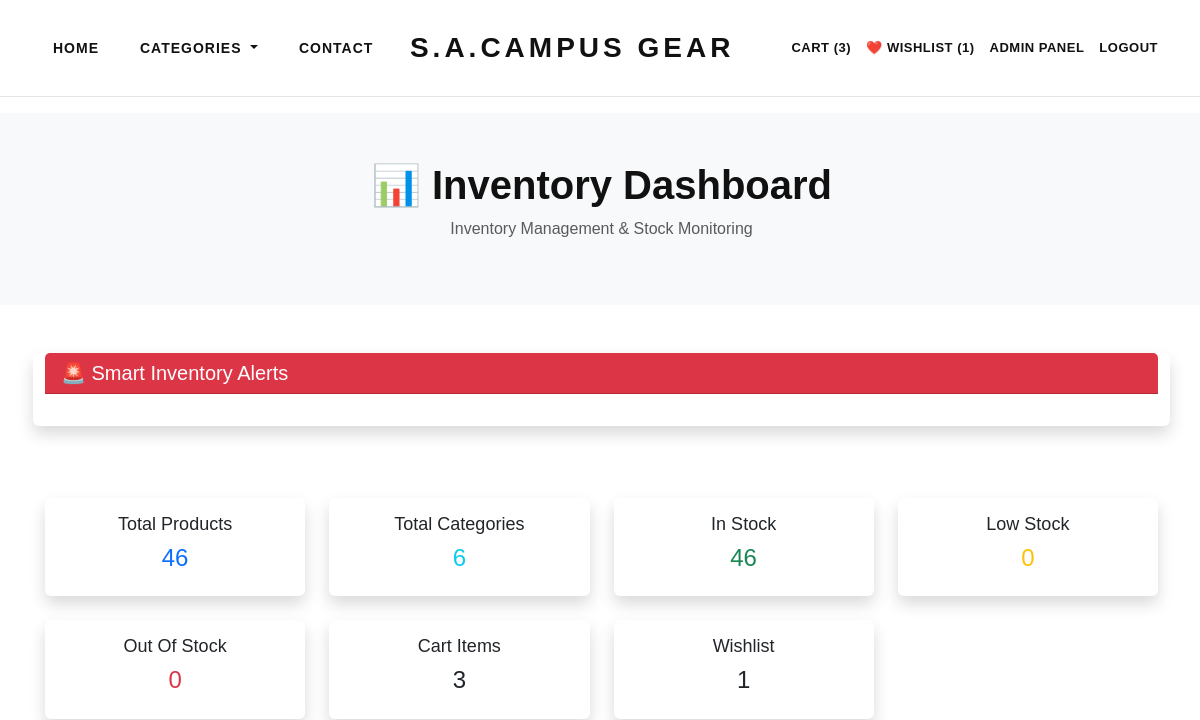
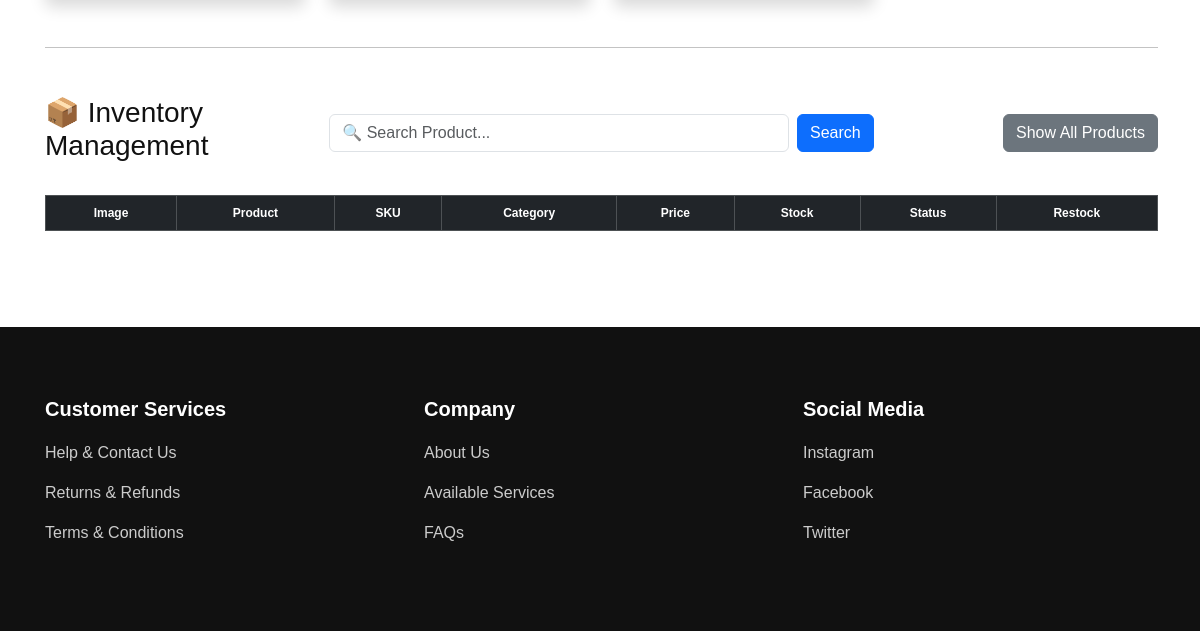
The page /inventory-dashboard/?status=low (signed in) on the database as committed earlier (2 pictures, top to bottom).
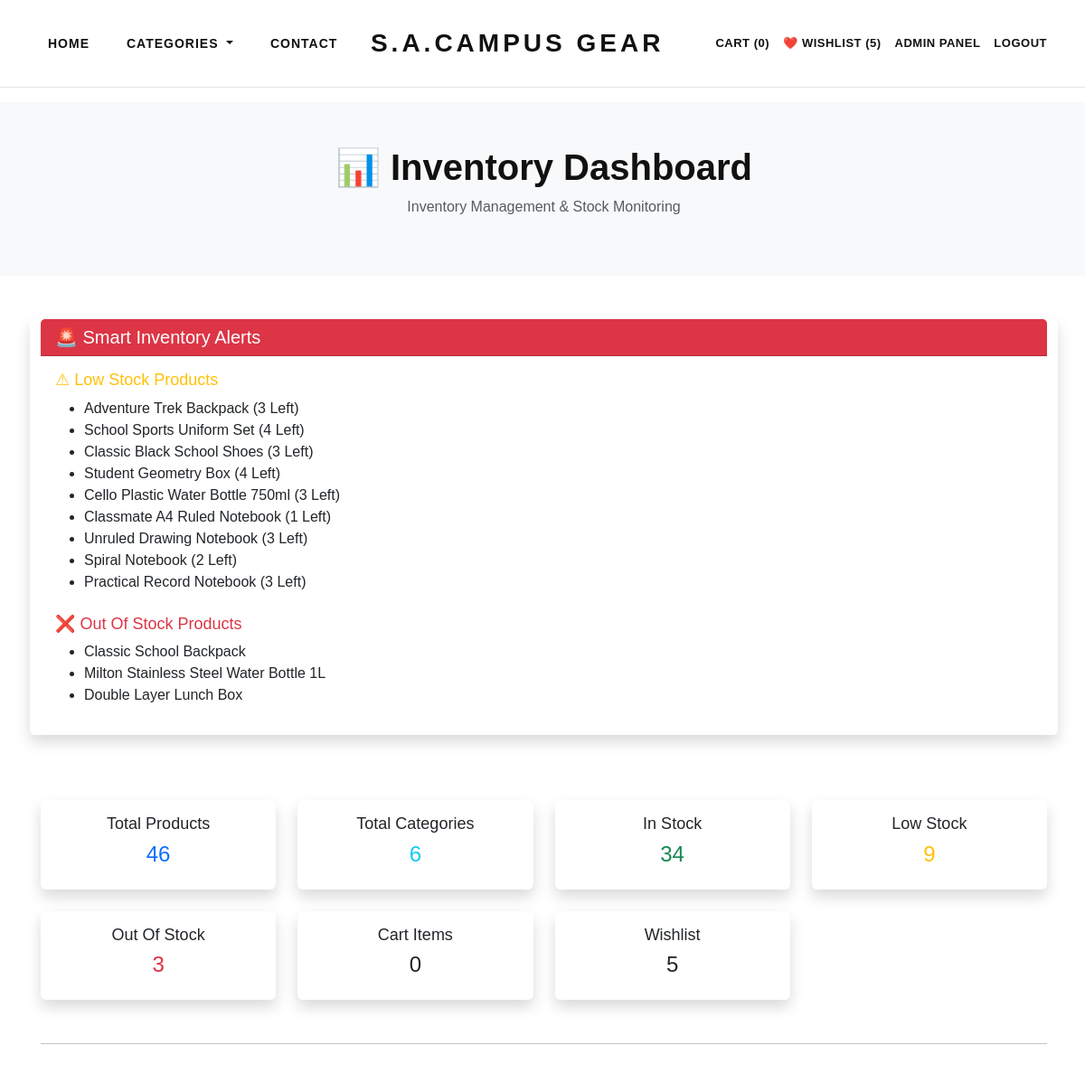
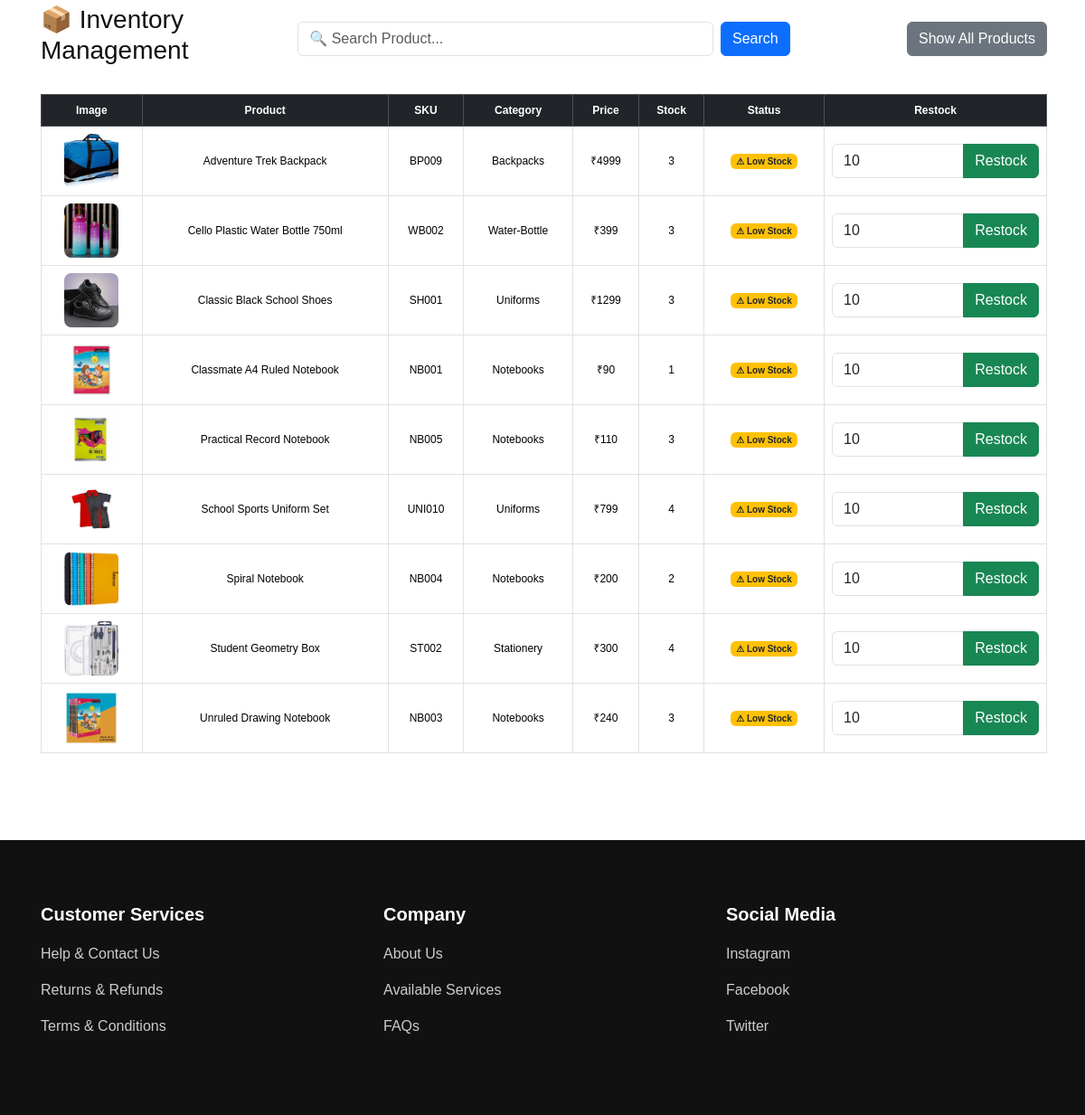
The same page on the database as committed later (2 pictures, top to bottom).
### store/models.py (models this page shows, shortened)
class Product(models.Model):
    product_title = models.CharField(
        max_length=200
    )
    product_slug = models.SlugField(
        max_length=250,
        blank=True
    )
    sku = models.CharField(
        max_length=100,
        unique=True
    )
    short_description = models.TextField()
    detail_description = models.TextField()
    product_image = models.ImageField(
        upload_to='product/'
    )
    price = models.PositiveIntegerField()
    stock_quantity = models.PositiveIntegerField(
        default=10
    )
    sale_count = models.PositiveIntegerField(
    default=0
)
    product_category = models.ForeignKey(
        Category,
        on_delete=models.CASCADE
    )
    is_active = models.BooleanField(
        default=True
    )
    is_featured = models.BooleanField(
        default=False
    )
    created_date = models.DateTimeField(
        auto_now_add=True
    )
    updated_date = models.DateTimeField(
        auto_now=True
    )

class Category(models.Model):
    category_name = models.CharField(
        max_length=100
    )
    slug = models.SlugField(
        max_length=120,
        blank=True
    )
    category_image = models.ImageField(
        upload_to='category/',
        blank=True,
        null=True
    )
    is_active = models.BooleanField(
        default=True
    )

### store/views.py (the view)
@staff_member_required
def inventory_dashboard(request):
    products = Product.objects.all().order_by("product_title")
    search = request.GET.get("search", "").strip()
    if search:
        products = products.filter(
            product_title__icontains=search
    )
    status = request.GET.get("status")
    if status == "stock":
        products = products.filter(stock_quantity__gt=5)
    elif status == "low":
        products = products.filter(
            stock_quantity__gt=0,
            stock_quantity__lte=5
        )
    elif status == "out":
        products = products.filter(stock_quantity=0)
    total_products = Product.objects.count()
    total_categories = Category.objects.count()
    in_stock = Product.objects.filter(stock_quantity__gt=5).count()
    low_stock = Product.objects.filter(
        stock_quantity__gt=0,
        stock_quantity__lte=5
    ).count()
    out_of_stock = Product.objects.filter(stock_quantity=0).count()
    health = (
    (in_stock * 100)
    + (low_stock * 60)
    + (out_of_stock * 20)
)
    total = total_products * 100
    health_percentage = round(health / total)
    top_products = Product.objects.order_by(
    "-sale_count"
    )[:5]
    activities = Activity.objects.all()[:5]
    low_stock_products = Product.objects.filter(
    stock_quantity__gt=0,
    stock_quantity__lte=5
)
    out_stock_products = Product.objects.filter(
        stock_quantity=0
    )
    continue_url = request.session.get("continue_url", "/")
    context = {
        "products": products,
        "total_products": total_products,
        "total_categories": total_categories,
        "in_stock": in_stock,
        "low_stock": low_stock,
        "out_of_stock": out_of_stock,
        "selected_status": status,
        "health_percentage": health_percentage,
        "top_products": top_products,
        "low_stock_products": low_stock_products,
        "out_stock_products": out_stock_products,
        "activities": activities,
        "search": search,
        "cart_count": Cart.objects.count(),
        "wishlist_count": Wishlist.objects.count(),
        "categories": Category.objects.filter(is_active=True)
    }
    return render(
        request,
        "inventory_dashboard.html",
        context
    )

### store/templates/inventory_dashboard.html (shortened to what the changed rows need)
{% extends 'base.html' %}
{% block content %}
<section class="bg-light py-5 mb-5">
    <div class="container text-center">
        <h1 class="fw-bold">
            📊 Inventory Dashboard
        </h1>
    </div>
</section>
<div class="container mb-5">
    <div class="row g-4">
        <div class="card border-0 shadow mb-5">
    <div class="card-body">
        {% if low_stock_products %}
        <h5 class="text-warning">
            ⚠ Low Stock Products
        </h5>
        <ul>
            {% for product in low_stock_products %}
            <li>
                {{ product.product_title }}
                ({{ product.stock_quantity }} Left)
            </li>
            {% endfor %}
        </ul>
        {% endif %}
        {% if out_stock_products %}
        <h5 class="text-danger mt-4">
            ❌ Out Of Stock Products
        </h5>
        <ul>
            {% for product in out_stock_products %}
            <li>
                {{ product.product_title }}
            </li>
            {% endfor %}
        </ul>
        {% endif %}
    </div>
</div>
        <div class="col-lg-3 col-md-6 col-6">
            <div class="card text-center shadow border-0">
                <div class="card-body">
                    <h2 class="text-primary">
                        {{ total_products }}
                    </h2>
                </div>
            </div>
        </div>
        <div class="col-lg-3 col-md-6 col-6">
            <div class="card text-center shadow border-0">
                <div class="card-body">
                    <h2 class="text-info">
                        {{ total_categories }}
                    </h2>
                </div>
            </div>
        </div>
        <div class="col-lg-3 col-md-6 col-6">
    <a href="?status=stock" class="text-decoration-none">
        <div class="card text-center shadow border-0">
            <div class="card-body">
                <h5 class="text-dark">In Stock</h5>
                <h2 class="text-success">
                    {{ in_stock }}
                </h2>
            </div>
        </div>
    </a>
</div>
        <div class="col-lg-3 col-md-6 col-6">
    <a href="?status=low" class="text-decoration-none">
        <div class="card text-center shadow border-0">
            <div class="card-body">
                <h5 class="text-dark">Low Stock</h5>
                <h2 class="text-warning">
                    {{ low_stock }}
                </h2>
            </div>
        </div>
    </a>
</div>
        <div class="col-lg-3 col-md-6 col-6">
    <a href="?status=out" class="text-decoration-none">
        <div class="card text-center shadow border-0">
            <div class="card-body">
                <h5 class="text-dark">Out Of Stock</h5>
                <h2 class="text-danger">
                    {{ out_of_stock }}
                </h2>
            </div>
        </div>
    </a>
</div>
        <div class="col-lg-3 col-md-6 col-6">
            <div class="card text-center shadow border-0">
                <div class="card-body">
                    <h5>Cart Items</h5>
                    <h2>
                        {{ cart_count }}
                    </h2>
                </div>
            </div>
        </div>
        <div class="col-lg-3 col-md-6 col-6">
            <div class="card text-center shadow border-0">
                <div class="card-body">
                    <h5>Wishlist</h5>
                    <h2>
                        {{ wishlist_count }}
                    </h2>
                </div>
            </div>
        </div>
    </div>
<div class="table-responsive">
    <table class="table table-bordered table-hover align-middle text-center">
        <thead class="table-dark">
            <tr>
                <th>Image</th>
                <th>Product</th>
                <th>SKU</th>
                <th>Category</th>
                <th>Price</th>
                <th>Stock</th>
                <th>Status</th>
                <th>Restock</th>
            </tr>
        </thead>
        <tbody>
            {% for product in products %}
            <tr>
                <td>
                    <img src="{{ product.product_image.url }}"
                         width="70"
                         height="70"
                         style="object-fit:cover;border-radius:8px;">
                </td>
                <td>
                    {{ product.product_title }}
                </td>
                <td>
                    {{ product.sku }}
                </td>
                <td>
                    {{ product.product_category.category_name }}
                </td>
                <td>
                    ₹{{ product.price }}
                </td>
                <td>
                    {{ product.stock_quantity }}
                </td>
                <td>
                    {% if product.stock_quantity == 0 %}
                    <span class="badge bg-danger">
                        ❌ Out Of Stock
                    </span>
                    {% elif product.stock_quantity <= 5 %}
                    <span class="badge bg-warning text-dark">
                        ⚠ Low Stock
                    </span>
                    {% else %}
                    <span class="badge bg-success">
                        ✅ In Stock
                    </span>
                    {% endif %}
                </td>
                <td>
                    <form method="POST"
                          action="{% url 'restock_product' product.id %}">
                        <div class="input-group">
                           <input type="number"
                                name="quantity"
                                class="form-control"
                                style="width:80px;"
                                min="1"
                                value="10">
                            <button class="btn btn-success" type="submit">
                                Restock
                            </button>
                        </div>
                    </form>
                </td>
            </tr>
            {% endfor %}
        </tbody>
    </table>
</div>
</div>
{% endblock %}

Rows that differ between the two databases and show on the page:
now on this page (row edited): Product: product_title "Adventure Trek Backpack", stock_quantity "3", product_image (picture), sku "BP009", product_category.category_name "Backpacks", price "4999", shows "⚠ Low Stock"
now on this page (row edited): Product: product_title "School Sports Uniform Set", stock_quantity "4", product_image (picture), sku "UNI010", product_category.category_name "Uniforms", price "799", shows "⚠ Low Stock"
now on this page (row edited): Product: product_title "Classic Black School Shoes", stock_quantity "3", product_image (picture), sku "SH001", product_category.category_name "Uniforms", price "1299", shows "⚠ Low Stock"
now on this page (row edited): Product: product_title "Student Geometry Box", stock_quantity "4", product_image (picture), sku "ST002", product_category.category_name "Stationery", price "300", shows "⚠ Low Stock"
now on this page (row edited): Product: product_title "Cello Plastic Water Bottle 750ml", stock_quantity "3", product_image (picture), sku "WB002", product_category.category_name "Water-Bottle", price "399", shows "⚠ Low Stock"
now on this page (row edited): Product: product_title "Classmate A4 Ruled Notebook", stock_quantity "1", product_image (picture), sku "NB001", product_category.category_name "Notebooks", price "90", shows "⚠ Low Stock"
now on this page (row edited): Product: product_title "Unruled Drawing Notebook", stock_quantity "3", product_image (picture), sku "NB003", product_category.category_name "Notebooks", price "240", shows "⚠ Low Stock"
now on this page (row edited): Product: product_title "Spiral Notebook", stock_quantity "2", product_image (picture), sku "NB004", product_category.category_name "Notebooks", price "200", shows "⚠ Low Stock"
now on this page (row edited): Product: product_title "Practical Record Notebook", stock_quantity "3", product_image (picture), sku "NB005", product_category.category_name "Notebooks", price "110", shows "⚠ Low Stock"
now on this page (row edited): Product: product_title "Classic School Backpack", shown under "❌ Out Of Stock Products"
now on this page (row edited): Product: product_title "Milton Stainless Steel Water Bottle 1L", shown under "❌ Out Of Stock Products"
now on this page (row edited): Product: product_title "Double Layer Lunch Box", shown under "❌ Out Of Stock Products"
Other text that changed with them:
{{ cart_count }}: "3" → "0"
{{ wishlist_count }}: "1" → "5"
{{ in_stock }}: "46" → "34"
{{ low_stock }}: "0" → "9"
{{ out_of_stock }}: "0" → "3"
text now shown: "⚠ Low Stock Products ❌ Out Of Stock Products"
